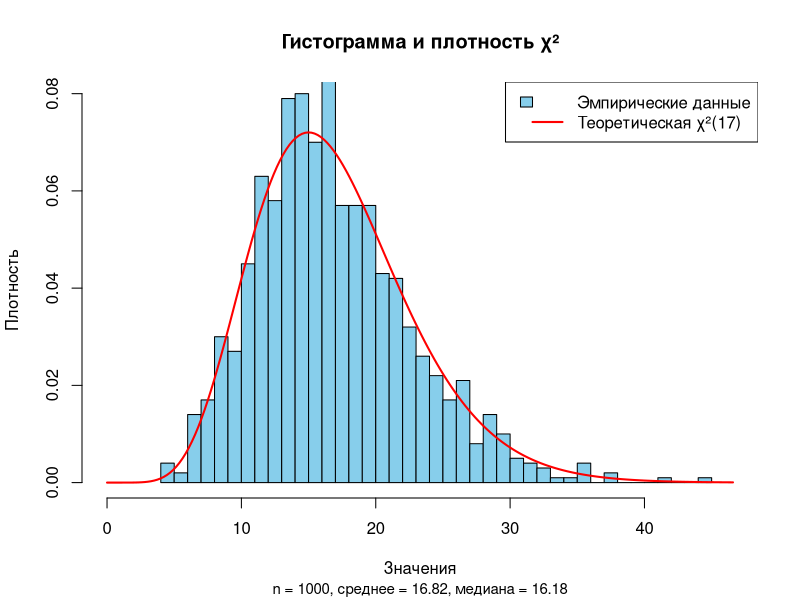

Here is the R script that generated this plot:
plot_hist_with_chisq_base <- function(data, k, breaks = 30,
                                       main = "Гистограмма и плотность χ²",
                                       xlab = "Значения", 
                                       ylab = "Плотность") {
  
  # Проверка данных
  data <- data[!is.na(data)]
  
  if (length(data) == 0) {
    stop("Нет данных для построения графика")
  }
  
  # Параметры графика
  x_min <- min(0, min(data))
  x_max <- max(data, qchisq(0.999, df = k)) * 1.05
  
  # Гистограмма
  hist_info <- hist(data, 
                    breaks = breaks,
                    freq = FALSE,  # плотность, а не частоты
                    col = "skyblue",
                    border = "black",
                    main = main,
                    xlab = xlab,
                    ylab = ylab,
                    xlim = c(x_min, x_max),
                    ylim = c(0, max(dchisq(seq(0, x_max, length.out = 100), df = k)) * 1.1))
  
  # Добавляем теоретическую плотность χ²
  x_curve <- seq(0, x_max, length.out = 200)
  y_curve <- dchisq(x_curve, df = k)
  lines(x_curve, y_curve, col = "red", lwd = 2)
  
  # Легенда
  legend("topright", 
         legend = c("Эмпирические данные", 
                   paste0("Теоретическая χ²(", k, ")")),
         fill = c("skyblue", NA),
         col = c(NA, "red"),
         lty = c(NA, 1),
         lwd = c(NA, 2),
         border = c("black", NA),
         bg = "white")
  
  # Статистика
  mtext(paste0("n = ", length(data), 
               ", среднее = ", round(mean(data), 2),
               ", медиана = ", round(median(data), 2)),
        side = 1, line = 4, adj = 0.5, cex = 0.9)
  
  # Невидимо возвращаем информацию о гистограмме
  invisible(hist_info)
}

z <- as.numeric(readLines("./txt/chi2.txt"))
k <- z[1]
y <- z[2:length(z)]
y <- na.omit(y)
y <- y
print(k)
print(mean(y))
png("./pics/chi.png", width = 1920, height = 1080, res = 120)
plot_hist_with_chisq_base(y, k)
dev.off()
